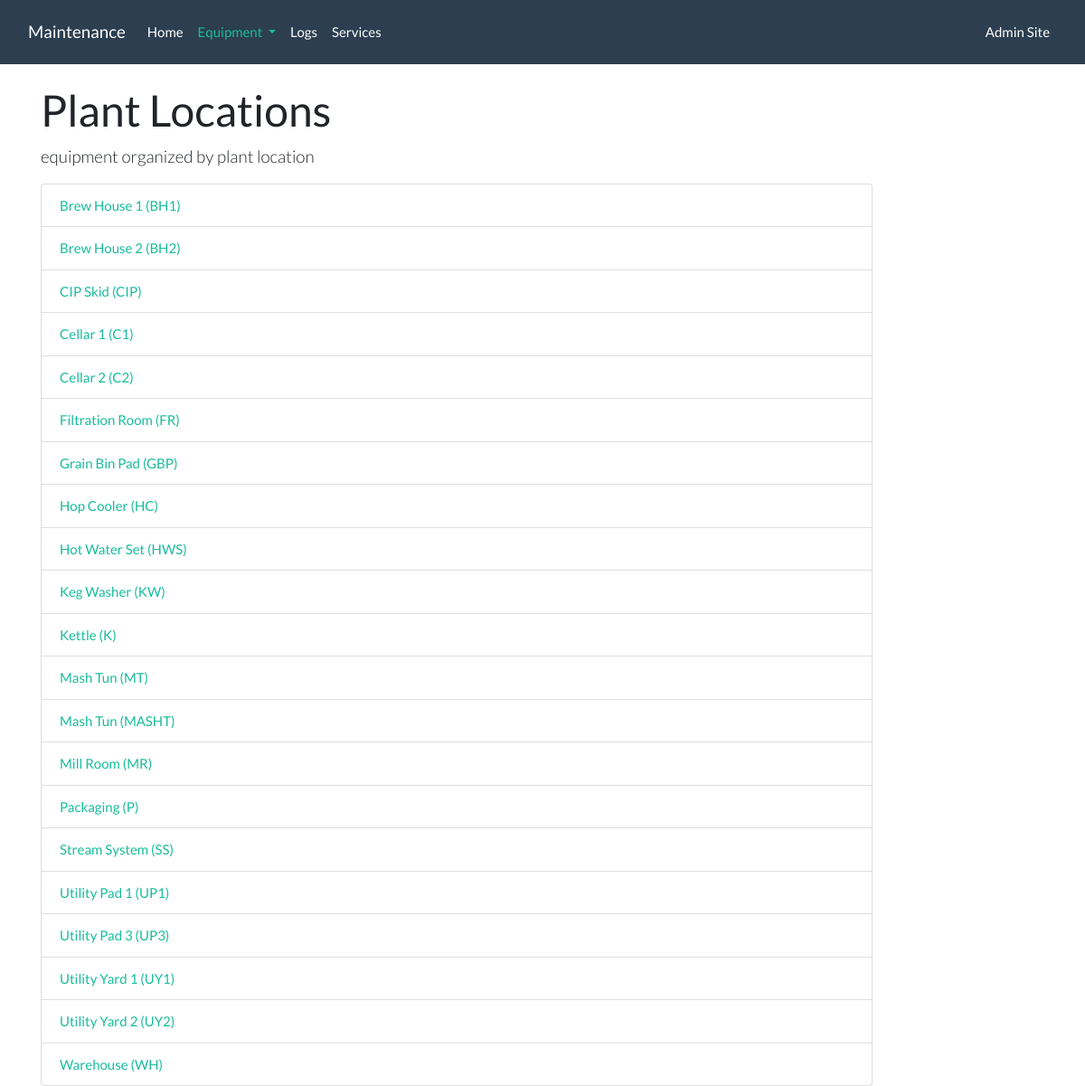
The page /equipment/locations/ on the database as committed earlier.
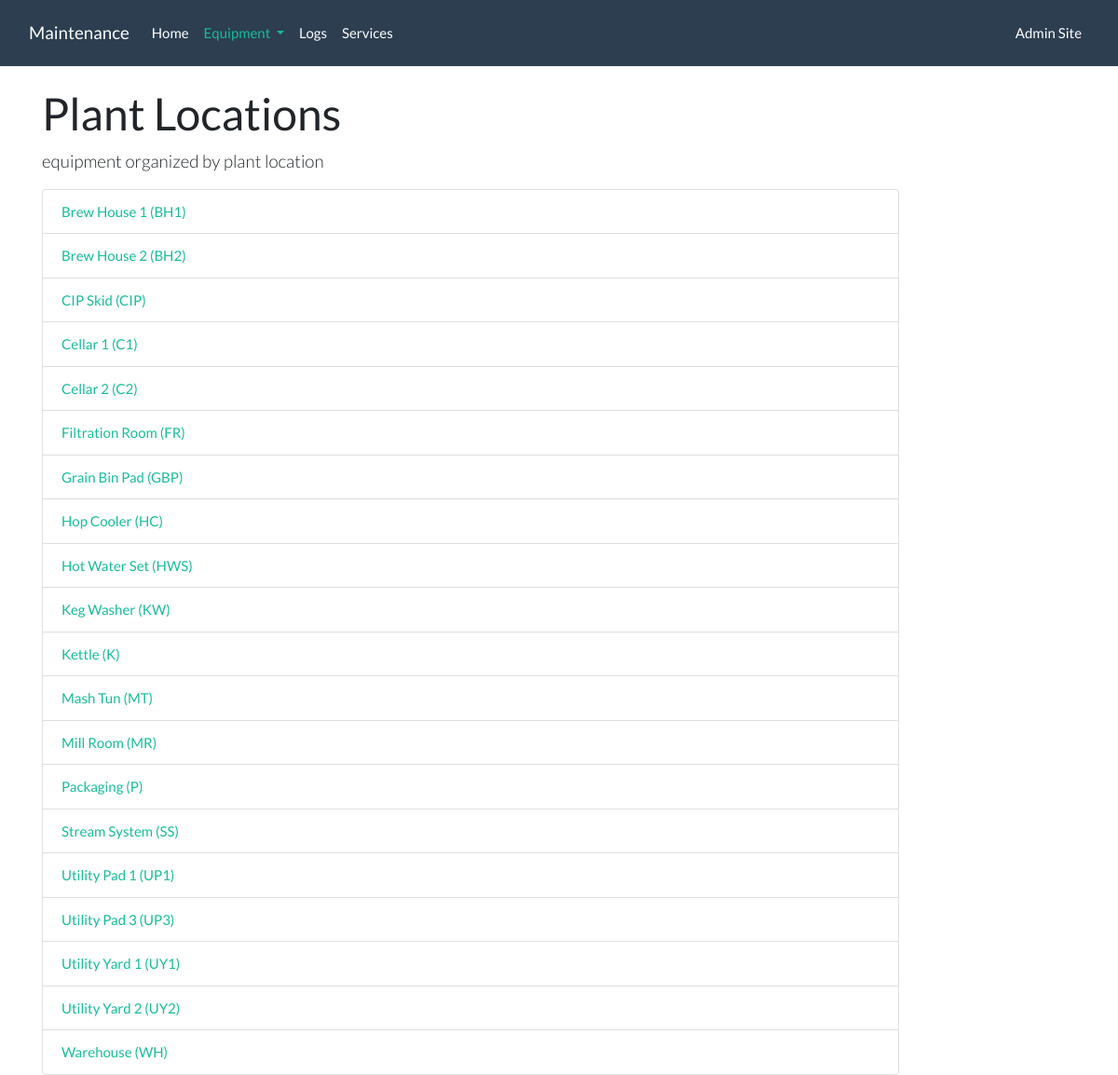
The same page on the database as committed later.
### equipment/models.py (models this page shows, shortened)
class Location(models.Model):
    location_id = models.CharField(primary_key=True, max_length=5)
    location_name = models.CharField(max_length=50)

### equipment/views.py (the view)
# urls.py: path('locations/', views.LocationListView.as_view(), name='location_list'),
class LocationListView(generic.ListView):
    template_name = 'equipment/location_list.html'
    context_object_name = 'plant_locations'
    def get_queryset(self):
        return Location.objects.order_by('location_name')

### equipment/templates/equipment/location_list.html (shortened to what this page needs)
{% extends 'equipment/base.html' %}
{% block nav-equipment %}
  active
{% endblock %}
{% block page-header %}
  Plant Locations
{% endblock %}
{% block page-header-sub %}
  equipment organized by plant location
{% endblock %}
{% block content %}
  <div class="row">
    <div class="col-sm-9 col-sm-offset-3 col-md-10 col-md-offset-2">
      {% if plant_locations %}
      <ul class="list-group">
        {% for location in plant_locations %}
          <li class="list-group-item">
            <a href="{% url 'equipment:location' location.location_id %}">{{ location.location_name }} ({{location.location_id}})</a>
          </li>
        {% endfor %}
      </ul>
      {% else %}
        <p>No equipment logged in this location.</p>
      {% endif %}
    </div>
  </div>
{% endblock %}

### equipment/templates/equipment/base.html (shortened to what this page needs)
{% load staticfiles %}
<!DOCTYPE html>
<html lang="en">
  <head>
    <link rel="stylesheet" href="{% static 'bootstrap/css/bootstrap.css' %}">
    <link rel="stylesheet" href="{% static 'bootstrap/css/bootstrap.min.css' %}">
  </head>
  <body>
  	<nav class="navbar navbar-expand-lg navbar-dark bg-primary navbar-inverse navbar-fixed-top">
      <div class="container-fluid">
        <div class="navbar-header">
          <a class="navbar-brand mb-0 h1" href="#">
            Maintenance
          </a>
        </div>
        <div class="collapse navbar-collapse" id="navbarColor01">
          <ul class="navbar-nav mr-auto">
            <li class="nav-item {% block nav-home %}{% endblock %}">
              <a class="nav-link" href="{% url 'home' %}">Home</a>
            </li>
            <li class="nav-item dropdown {% block nav-equipment %}{% endblock %}">
              <a class="nav-link dropdown-toggle" href="#" id="navbarDropdown" role="button" data-toggle="dropdown" aria-haspopup="true" aria-expanded="false">
                Equipment
              </a>
            </li>
            <li class="nav-item {% block nav-logs %}{% endblock %}">
              <a class="nav-link" href="#">Logs</a>
            </li>
            <li class="nav-item {% block nav-services %}{% endblock %}">
              <a class="nav-link" href="#">Services</a>
            </li>
          </ul>
          <ul class="nav navbar-nav navbar-right">
            <li class="nav-item"><a class="nav-link" href="/admin/"><span class="glyphicon glyphicon-cog">Admin Site</span></a></li>
          </ul>
        </div>
      </div>
    </nav>
    <div class="container">
      <br>
      <div class="page-header" id=banner>
        <div class="row">
          <div class="col-lg-8 col-md-7 col-sm-6">
            <h1>{% block page-header %}{% endblock %}</h1>
            <p class="lead">{% block page-header-sub %}{% endblock %}</p>
          </div>
        </div>
      </div>
          {% block content %}{% endblock %}
    </div>
  </body>
</html>

Rows that differ between the two databases and show on the page:
removed Location: location_name "Mash Tun", location_id "MASHT"
